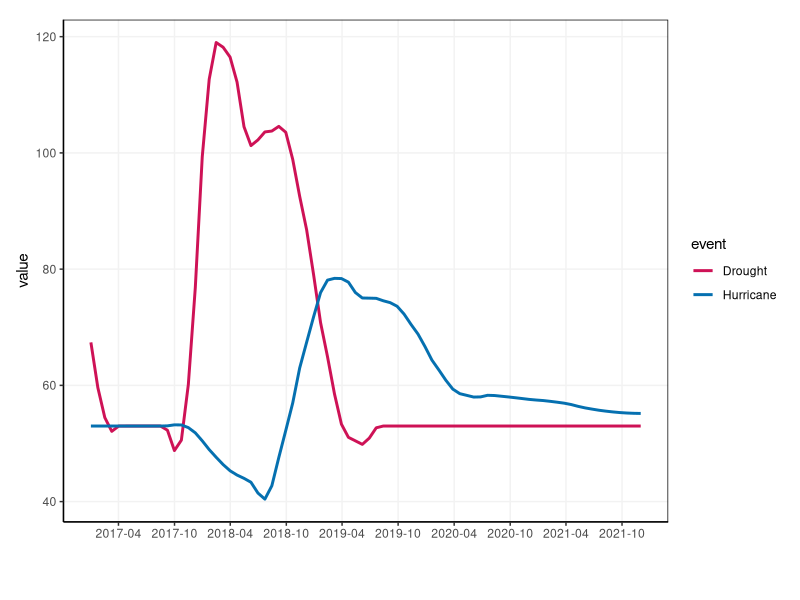

The R source for this figure: (Note: this script raises an error after producing the figure.)



library(ggplot2)
library(tidyr)
library(readxl)
library(cowplot)

data <- read_excel("data.xlsx")
data <- read_excel("data.xlsx", sheet = 'data')
head(data)

# Convert the date column to a date object
data$date <- as.Date(data$date)


# Again: First, reorganize
data$var = factor(data$var, 
                  levels=c('canopy','leaf',
                           'collectors','scapers'))

# Seocnd, rename taxa
var_new <- c('canopy' = "Canopy",
             'leaf' = "Leaf Litter",
             'collectors' = "Collectors",
             'scapers'='Scapers')

# Create the plot
p <- ggplot(data, aes(date, value, colour=event)) +
  geom_smooth(method = 'loess', span = 0.2, se = FALSE) +
  scale_x_date(date_breaks = "6 months", date_labels = "%Y-%m") +
  scale_color_manual(values = c("#ce1256", "#0570b0")) +  # Select color lines
  
  labs(x = "", y = "value") +
  #  facet_wrap(~ var, ncol = 1, scales = "free_y") +
  # Panel   
  theme(panel.grid.major = element_line(color = "gray95"), panel.grid.minor = element_blank(),
        panel.background = element_blank(), axis.line = element_line(colour = "black")) +
  theme(panel.border = element_rect(colour = "black", fill=NA, size=0.5),
        plot.margin = margin(0.5, 0.4, 1, 0.4, "cm"))  # Increase the margin

p


p <- p + facet_wrap_custom(~var, scales = "free", ncol = 1, 
                           scale_overrides = list(
                             scale_override(1, scale_y_continuous(breaks = c(0,20,40,60,80,100), limits = c(0, 100))),
                             scale_override(2, scale_y_continuous(breaks = c(0,2,4,6,8)))),
                           labeller = labeller(var = as_labeller(var_new)))  +
  
  # Remove axis ticks
  theme(axis.text.x=element_blank()) + #subaxis x
  theme(legend.position = "none")  # Remove legend

p


p <- p  + geom_vline(xintercept = as.Date("2017-12-01"), 
                     linetype = "dashed", color = "#df65b0",linewidth = 1.5) +
  geom_vline(xintercept = as.Date("2018-12-01"), 
             linetype = "dashed", color = "#df65b0",linewidth = 1.5)
p


p <- ggdraw(p) + draw_label("Normal year", x = 0.15, y = 0.04)
p
p <- ggdraw(p) + draw_label("Post \n disturbance", x = 0.37, y = 0.03)
p
p <- ggdraw(p) + draw_label("Years after disturbance", x = 0.7, y = 0.04)
p


#Ecology format
ggsave(file="Figure.jpeg", p, height = 10, width = 6, dpi = 600)



